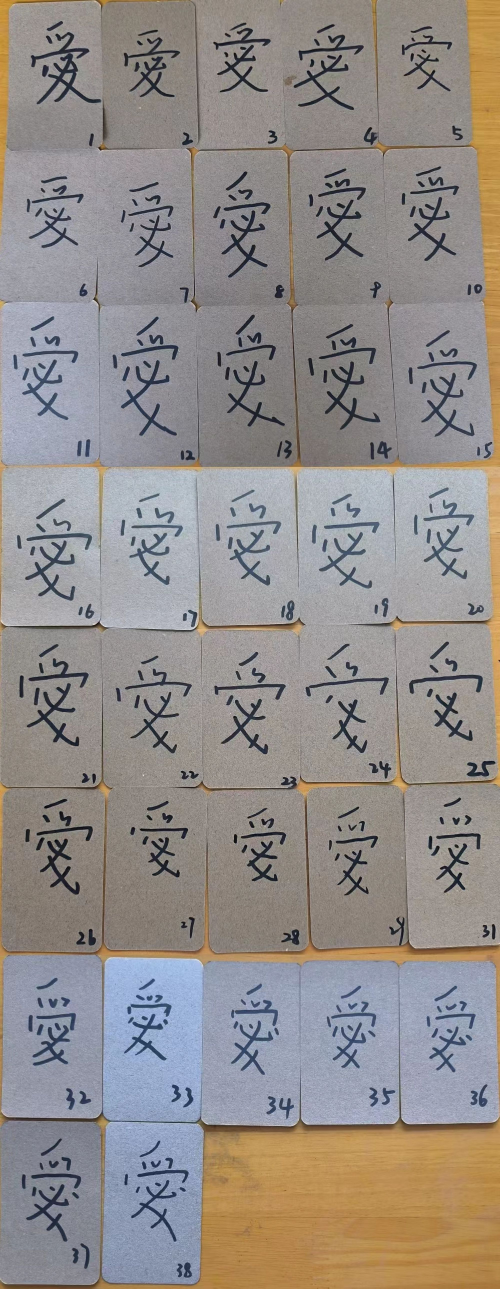
#> input picture A7&A8图形传递临摹/A8-1.jpg, 2000 x 5154 px, given in place of 11.png, which was not available (shown at 1/4 size)
$ python '去除黑边.py'   (older library calls are emulated)
#> lines starting #> are read from the running program, lines starting #| are printed output that depends on the picture; pictures that were not available may be replaced by others from this repository, and a replacement may not be noted
import cv2
import numpy as np
from PIL import Image

def remove_black_borders(image_path, output_path):
    # 加载图片
#> called with image_path = '11.png', output_path = '11_no_borders.png'
    img = cv2.imread(image_path, cv2.IMREAD_GRAYSCALE)
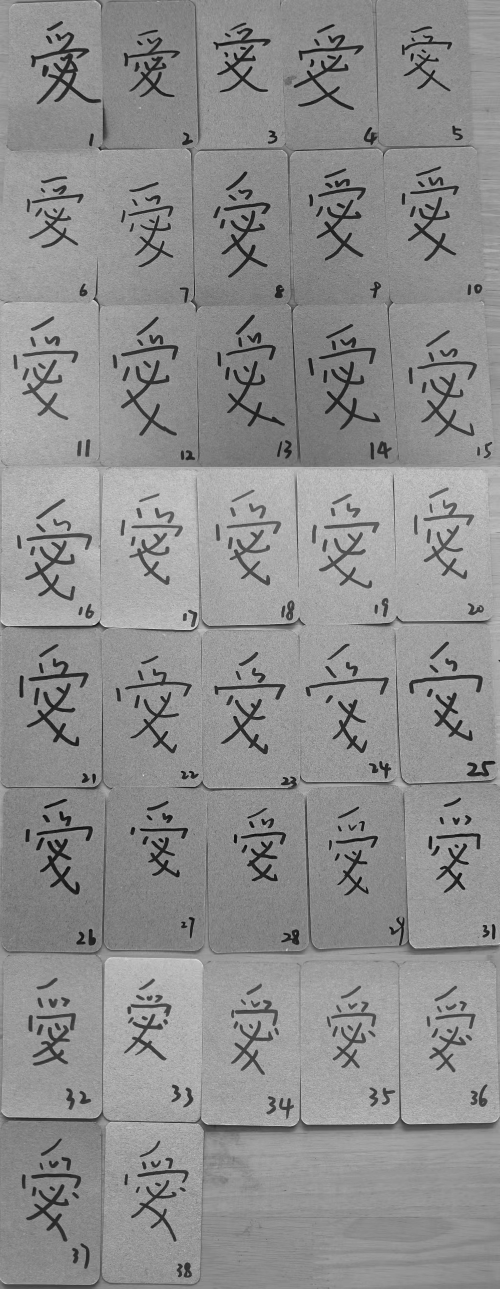
#> img: shape (5154, 2000) (shown at 1/4 size); min 0, max 251, mean 142.7

    # 找到所有非黑色像素的坐标
    coords = np.column_stack(np.where(img > 0))
#> coords = 10307890 pairs, first value 0 to 5153, second value 0 to 1999

    # 计算非黑色像素的最小和最大坐标值
    y_min, x_min = coords.min(axis=0)
#> y_min = 0; x_min = 0
    y_max, x_max = coords.max(axis=0)
#> y_max = 5153; x_max = 1999

    # 对图像进行裁剪
    img_no_borders = img[y_min:y_max+1, x_min:x_max+1]

    # 将裁剪后的图像转为PIL Image，以便进行resize操作
    img_no_borders = Image.fromarray(img_no_borders)

    # 进行resize操作，将图像大小变为1024*1024像素
    img_no_borders = img_no_borders.resize((1024, 1024), Image.ANTIALIAS)
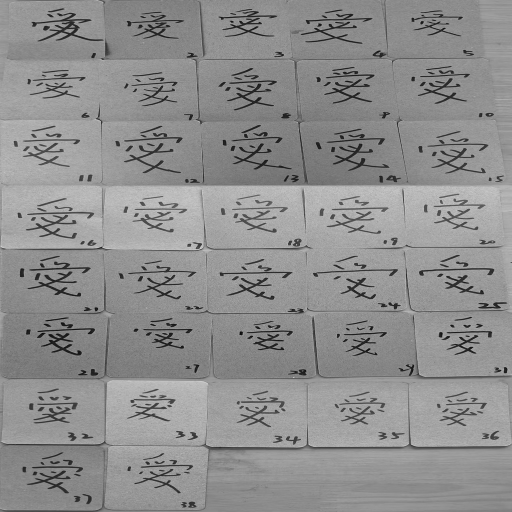
#> img_no_borders: PIL image 1024x1024 L (shown at 1/2 size); min 0, max 239, mean 142.7

    # 保存图像
    cv2.imwrite(output_path, np.array(img_no_borders))

# 调用函数
remove_black_borders('11.png', '11_no_borders.png')

$ run again, on A7&A8图形传递临摹/A8-2.jpg
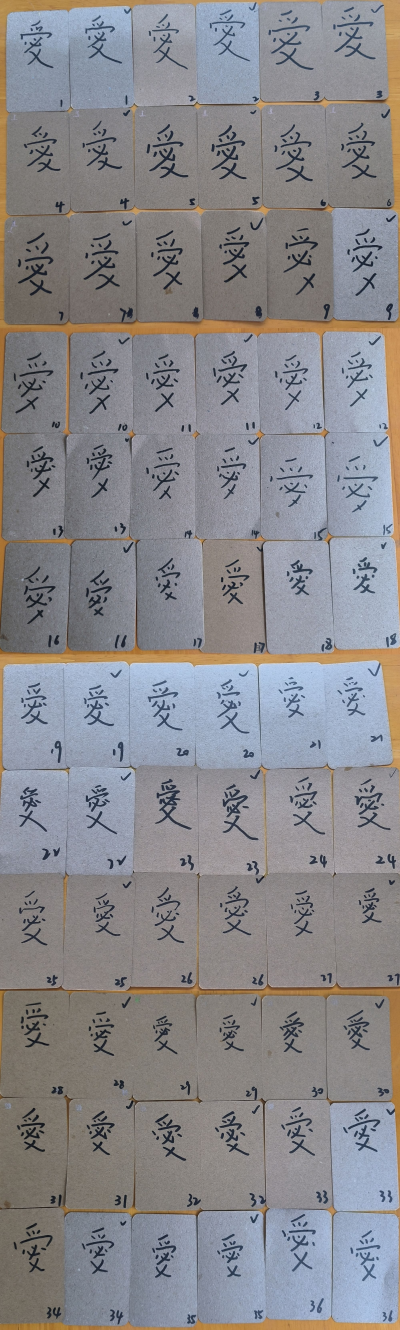
#> input picture A7&A8图形传递临摹/A8-2.jpg, 2000 x 6646 px, given in place of 11.png, which was not available (shown at 1/5 size)
#> in remove_black_borders, `img = cv2.imread(image_path, cv2.IMREAD_GRAYSCALE)`:
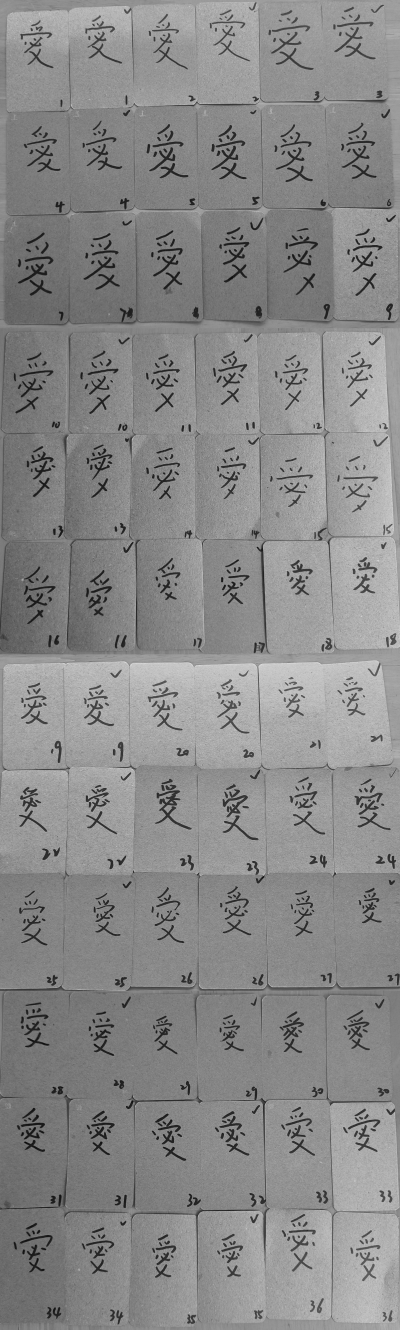
#> img: shape (6646, 2000) (shown at 1/5 size); min 0, max 243, mean 137.4
#> coords = 13291982 pairs, first value 0 to 6645, second value 0 to 1999
#> y_min = 0
#> y_max = 6645; x_max = 1999
#> in remove_black_borders, `img_no_borders = img_no_borders.resize((1024, 1024), Image.ANTIALIAS)`:
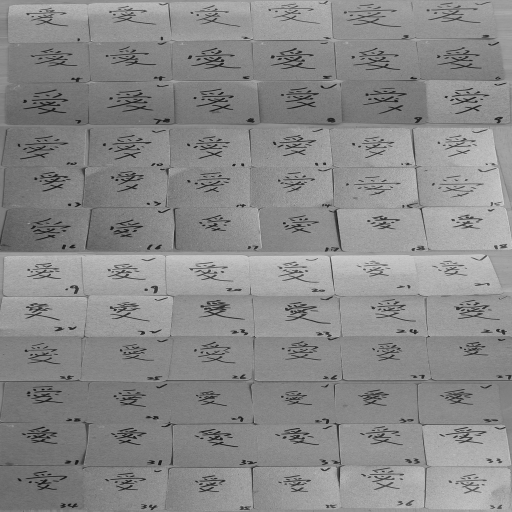
#> img_no_borders: PIL image 1024x1024 L (shown at 1/2 size); min 3, max 222, mean 137.4
